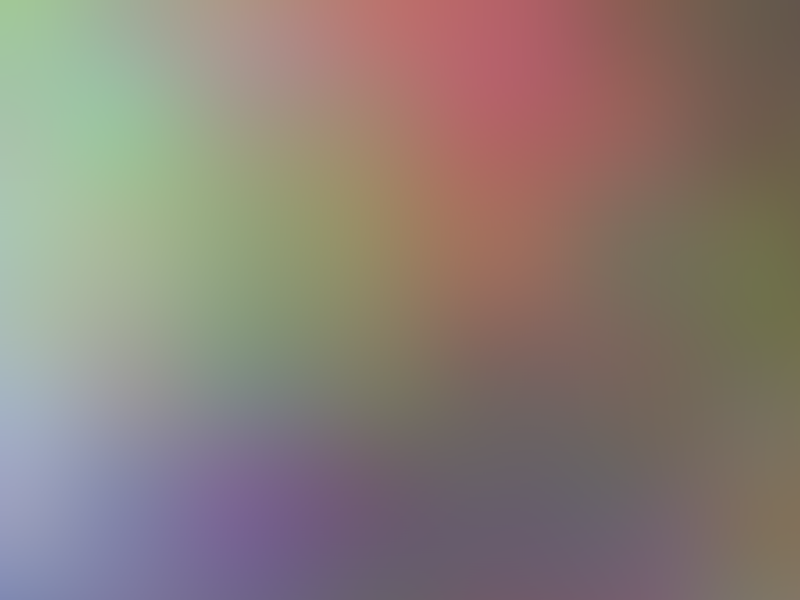
Frame 1 (no input)
Frame 2 (the mouse pressed at the canvas centre, redrawn once): identical to frame 1, image omitted

The Processing sketch that drew this single still picture (run headless with seeded random() and noise(); the mouse was pressed at the canvas centre and the sketch redrawn once):

// Processing sketch: example06_var01
// ── example06_var01.pde
/*
Nature of Code - Introduction
 Example I.6: Perlin noise 2D
 Variation 01: Colour
 
 Author: Fabio Sasseron
 https://github.com/whysasse/mcqb
 */

float increment = 0.001; //quanto menor o número, menos flocado e mais blureado

void setup() {
  size(800, 600);
  noLoop();
}

void draw() {
  background(0); //parece não fazer diferença...

  // Optional: adjust noise detail here
  // noiseDetail(8,0.65f);

  loadPixels();

  //o segredo é calcular o noise de acordo com um incremento que não se repete (como seria a coordenada x ou y)
  float r1 = 0.0;
  float g1 = 1.0;
  float b1 = 1.1;
  //float a1 = 0.0;

  // For every x,y coordinate in a 2D space, calculate a noise value and produce a brightness value
  for (int x = 0; x < width; x++) {
    r1+= increment;
    g1 += increment;
    b1 += increment;
    //a1 += increment;

    //os valores de r1 e r2 devem ser diferentes
    float r2 = 1.0;
    float g2 = 2.0;
    float b2 = 1.7;
    //float a2 = 2.0;

    for (int y = 0; y < height; y++) {
      r2+= increment;
      g2 += increment;
      b2 += increment; 
      //a2 += increment; 

      float red = noise(r1, r2)*255; // Calculate noise and scale by 255
      float green = noise(g1, g2)*255;
      float blue = noise(b1, b2)*255;
      //float alpha = noise(a1, a2)*255;

      pixels[x+y*width] = color(red, green, blue); // Set each pixel onscreen to a grayscale value
      //pixels[x+y*width] = color(red, green, blue, alpha); // Set each pixel onscreen to a grayscale value
    }
  }

  updatePixels();
}
